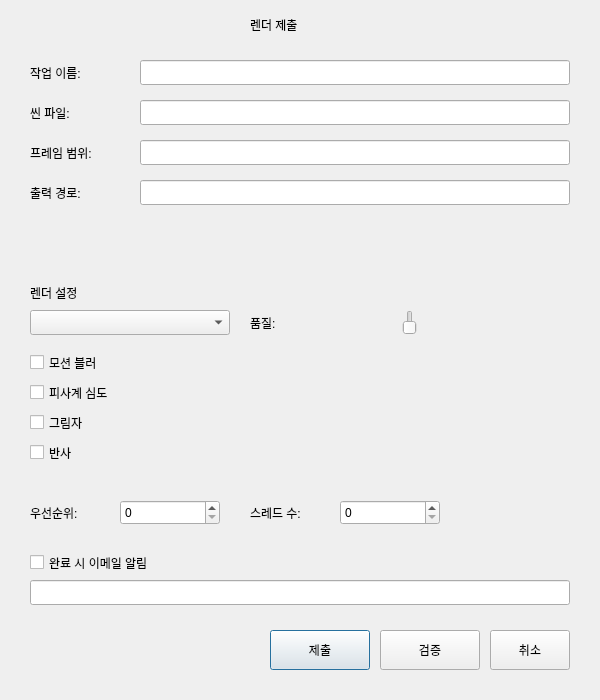
<?xml version='1.0' encoding='utf-8'?>
<ui version="4.0">
  <class>render_submit</class>
  <widget class="QDialog" name="render_submit">
    <property name="geometry">
      <rect>
        <x>0</x>
        <y>0</y>
        <width>600</width>
        <height>700</height>
      </rect>
    </property>
    <property name="windowTitle">
      <string>render_submit</string>
    </property>
    <widget class="QLabel" name="headerLabel">
      <property name="text">
        <string>렌더 제출</string>
      </property>
      <property name="geometry">
        <rect>
          <x>250</x>
          <y>10</y>
          <width>100</width>
          <height>30</height>
        </rect>
      </property>
    </widget>
    <widget class="QLabel" name="jobNameLabel">
      <property name="text">
        <string>작업 이름:</string>
      </property>
      <property name="geometry">
        <rect>
          <x>30</x>
          <y>60</y>
          <width>100</width>
          <height>25</height>
        </rect>
      </property>
    </widget>
    <widget class="QLineEdit" name="jobNameInput">
      <property name="geometry">
        <rect>
          <x>140</x>
          <y>60</y>
          <width>430</width>
          <height>25</height>
        </rect>
      </property>
    </widget>
    <widget class="QLabel" name="sceneLabel">
      <property name="text">
        <string>씬 파일:</string>
      </property>
      <property name="geometry">
        <rect>
          <x>30</x>
          <y>100</y>
          <width>100</width>
          <height>25</height>
        </rect>
      </property>
    </widget>
    <widget class="QLineEdit" name="sceneInput">
      <property name="geometry">
        <rect>
          <x>140</x>
          <y>100</y>
          <width>430</width>
          <height>25</height>
        </rect>
      </property>
    </widget>
    <widget class="QLabel" name="frameRangeLabel">
      <property name="text">
        <string>프레임 범위:</string>
      </property>
      <property name="geometry">
        <rect>
          <x>30</x>
          <y>140</y>
          <width>100</width>
          <height>25</height>
        </rect>
      </property>
    </widget>
    <widget class="QLineEdit" name="frameRangeInput">
      <property name="geometry">
        <rect>
          <x>140</x>
          <y>140</y>
          <width>430</width>
          <height>25</height>
        </rect>
      </property>
    </widget>
    <widget class="QLabel" name="outputLabel">
      <property name="text">
        <string>출력 경로:</string>
      </property>
      <property name="geometry">
        <rect>
          <x>30</x>
          <y>180</y>
          <width>100</width>
          <height>25</height>
        </rect>
      </property>
    </widget>
    <widget class="QLineEdit" name="outputInput">
      <property name="geometry">
        <rect>
          <x>140</x>
          <y>180</y>
          <width>430</width>
          <height>25</height>
        </rect>
      </property>
    </widget>
    <widget class="QLabel" name="renderSettingsLabel">
      <property name="text">
        <string>렌더 설정</string>
      </property>
      <property name="geometry">
        <rect>
          <x>30</x>
          <y>280</y>
          <width>200</width>
          <height>25</height>
        </rect>
      </property>
    </widget>
    <widget class="QComboBox" name="rendererCombo">
      <property name="geometry">
        <rect>
          <x>30</x>
          <y>310</y>
          <width>200</width>
          <height>25</height>
        </rect>
      </property>
    </widget>
    <widget class="QLabel" name="qualityLabel">
      <property name="text">
        <string>품질:</string>
      </property>
      <property name="geometry">
        <rect>
          <x>250</x>
          <y>310</y>
          <width>50</width>
          <height>25</height>
        </rect>
      </property>
    </widget>
    <widget class="QSlider" name="qualitySlider">
      <property name="geometry">
        <rect>
          <x>310</x>
          <y>310</y>
          <width>200</width>
          <height>25</height>
        </rect>
      </property>
    </widget>
    <widget class="QCheckBox" name="motionBlurCheck">
      <property name="text">
        <string>모션 블러</string>
      </property>
      <property name="geometry">
        <rect>
          <x>30</x>
          <y>350</y>
          <width>150</width>
          <height>25</height>
        </rect>
      </property>
    </widget>
    <widget class="QCheckBox" name="dofCheck">
      <property name="text">
        <string>피사계 심도</string>
      </property>
      <property name="geometry">
        <rect>
          <x>30</x>
          <y>380</y>
          <width>150</width>
          <height>25</height>
        </rect>
      </property>
    </widget>
    <widget class="QCheckBox" name="shadowsCheck">
      <property name="text">
        <string>그림자</string>
      </property>
      <property name="geometry">
        <rect>
          <x>30</x>
          <y>410</y>
          <width>150</width>
          <height>25</height>
        </rect>
      </property>
    </widget>
    <widget class="QCheckBox" name="reflectionsCheck">
      <property name="text">
        <string>반사</string>
      </property>
      <property name="geometry">
        <rect>
          <x>30</x>
          <y>440</y>
          <width>150</width>
          <height>25</height>
        </rect>
      </property>
    </widget>
    <widget class="QLabel" name="priorityLabel">
      <property name="text">
        <string>우선순위:</string>
      </property>
      <property name="geometry">
        <rect>
          <x>30</x>
          <y>500</y>
          <width>80</width>
          <height>25</height>
        </rect>
      </property>
    </widget>
    <widget class="QSpinBox" name="prioritySpin">
      <property name="geometry">
        <rect>
          <x>120</x>
          <y>500</y>
          <width>100</width>
          <height>25</height>
        </rect>
      </property>
    </widget>
    <widget class="QLabel" name="threadsLabel">
      <property name="text">
        <string>스레드 수:</string>
      </property>
      <property name="geometry">
        <rect>
          <x>250</x>
          <y>500</y>
          <width>80</width>
          <height>25</height>
        </rect>
      </property>
    </widget>
    <widget class="QSpinBox" name="threadsSpin">
      <property name="geometry">
        <rect>
          <x>340</x>
          <y>500</y>
          <width>100</width>
          <height>25</height>
        </rect>
      </property>
    </widget>
    <widget class="QCheckBox" name="emailCheck">
      <property name="text">
        <string>완료 시 이메일 알림</string>
      </property>
      <property name="geometry">
        <rect>
          <x>30</x>
          <y>550</y>
          <width>200</width>
          <height>25</height>
        </rect>
      </property>
    </widget>
    <widget class="QLineEdit" name="emailInput">
      <property name="geometry">
        <rect>
          <x>30</x>
          <y>580</y>
          <width>540</width>
          <height>25</height>
        </rect>
      </property>
    </widget>
    <widget class="QPushButton" name="submitButton">
      <property name="text">
        <string>제출</string>
      </property>
      <property name="geometry">
        <rect>
          <x>270</x>
          <y>630</y>
          <width>100</width>
          <height>40</height>
        </rect>
      </property>
    </widget>
    <widget class="QPushButton" name="validateButton">
      <property name="text">
        <string>검증</string>
      </property>
      <property name="geometry">
        <rect>
          <x>380</x>
          <y>630</y>
          <width>100</width>
          <height>40</height>
        </rect>
      </property>
    </widget>
    <widget class="QPushButton" name="cancelButton">
      <property name="text">
        <string>취소</string>
      </property>
      <property name="geometry">
        <rect>
          <x>490</x>
          <y>630</y>
          <width>80</width>
          <height>40</height>
        </rect>
      </property>
    </widget>
  </widget>
</ui>
